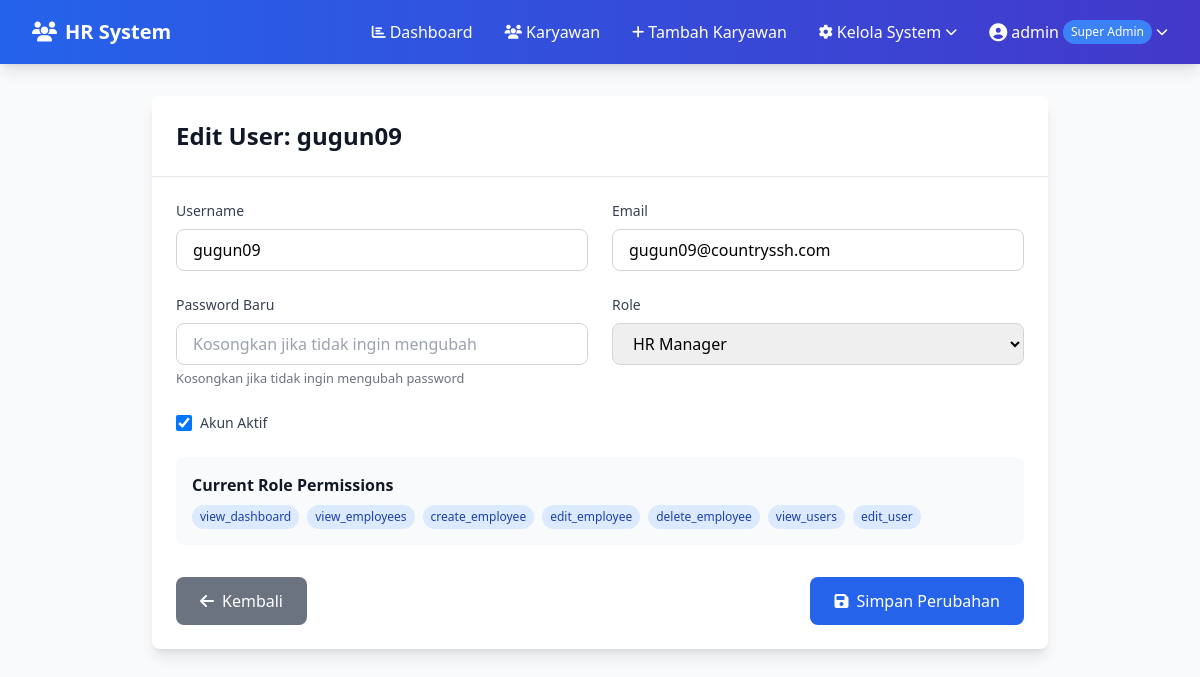
/user/edit/2 (signed in), run on the app's committed database.
### app.py (models this page shows)
class User(db.Model):
    id = db.Column(db.Integer, primary_key=True)
    username = db.Column(db.String(80), unique=True, nullable=False)
    email = db.Column(db.String(120), unique=True, nullable=False)
    password_hash = db.Column(db.String(120), nullable=False)
    role_id = db.Column(db.Integer, db.ForeignKey('role.id'), nullable=False, default=3)
    is_active = db.Column(db.Boolean, default=True)
    created_at = db.Column(db.DateTime, default=datetime.utcnow)
    def has_permission(self, permission):
        if not self.role_obj:
            return False
        return permission in (self.role_obj.permissions or [])
    @property
    def role_name(self):
        return self.role_obj.name if self.role_obj else 'Unknown'
    @property
    def is_super_admin(self):
        return self.role_name == 'Super Admin'

class Role(db.Model):
    id = db.Column(db.Integer, primary_key=True)
    name = db.Column(db.String(50), unique=True, nullable=False)
    description = db.Column(db.String(200))
    permissions = db.Column(db.JSON)
    is_protected = db.Column(db.Boolean, default=False)
    created_at = db.Column(db.DateTime, default=datetime.utcnow)
    users = db.relationship('User', backref='role_obj', lazy=True)

### app.py (the view, shortened to what this page needs)
@app.route('/user/edit/<int:id>', methods=['GET', 'POST'])
@login_required
def edit_user(id):
    user_to_edit = User.query.get_or_404(id)
    current_user = User.query.get(session['user_id'])
    can_edit = False
    can_edit_role = False
    if current_user.is_super_admin:
        can_edit = True
        can_edit_role = True
    elif id == current_user.id:
        can_edit = True
        can_edit_role = False
    else:
        flash('Anda tidak memiliki akses untuk mengedit user ini!', 'error')
        return redirect(url_for('users') if (current_user.has_permission('view_users') or current_user.is_super_admin) else url_for('index'))
    if not can_edit:
        flash('Akses ditolak!', 'error')
        return redirect(url_for('index'))
    roles = Role.query.all() if current_user.is_super_admin else Role.query.filter(Role.name != 'Super Admin').all()
    return render_template('edit_user.html',
                         user_to_edit=user_to_edit,
                         roles=roles,
                         user=current_user,
                         can_edit_role=can_edit_role)

### app.py (called while the page is built)
def login_required(f):
    @wraps(f)
    def decorated_function(*args, **kwargs):
        if 'user_id' not in session:
            flash('Silakan login terlebih dahulu!', 'error')
            return redirect(url_for('login'))
        return f(*args, **kwargs)
    return decorated_function

### templates/edit_user.html (shortened to what this page needs)
{% extends "base.html" %}
{% block content %}
<div class="max-w-4xl mx-auto">
    <div class="bg-white rounded-lg shadow-lg">
        <div class="p-6 border-b border-gray-200">
            <h4 class="text-2xl font-bold text-gray-900">
                {% if user_to_edit.id == session.user_id %}
                    Edit Profil Saya
                {% else %}
                    Edit User: {{ user_to_edit.username }}
                {% endif %}
            </h4>
        </div>
        <div class="p-6">
            <form method="POST">
                <div class="grid grid-cols-1 md:grid-cols-2 gap-6">
                    <div>
                        <label for="username" class="block text-sm font-medium text-gray-700 mb-2">Username </label>
                        <input type="text" class="w-full px-4 py-2 border border-gray-300 rounded-lg focus:ring-2 focus:ring-blue-500 focus:border-blue-500"
                               id="username" name="username" value="{{ user_to_edit.username }}" required>
                    </div>
                    <div>
                        <label for="email" class="block text-sm font-medium text-gray-700 mb-2">Email </label>
                        <input type="email" class="w-full px-4 py-2 border border-gray-300 rounded-lg focus:ring-2 focus:ring-blue-500 focus:border-blue-500"
                               id="email" name="email" value="{{ user_to_edit.email }}" required>
                    </div>
                </div>
                <div class="grid grid-cols-1 md:grid-cols-2 gap-6 mt-6">
                    <div>
                        <label for="password" class="block text-sm font-medium text-gray-700 mb-2">Password Baru</label>
                        <input type="password" class="w-full px-4 py-2 border border-gray-300 rounded-lg focus:ring-2 focus:ring-blue-500 focus:border-blue-500"
                               id="password" name="password" placeholder="Kosongkan jika tidak ingin mengubah">
                        <small class="text-gray-500">Kosongkan jika tidak ingin mengubah password</small>
                    </div>
                    {% if can_edit_role %}
                    <div>
                        <label for="role_id" class="block text-sm font-medium text-gray-700 mb-2">Role </label>
                        <select class="w-full px-4 py-2 border border-gray-300 rounded-lg focus:ring-2 focus:ring-blue-500 focus:border-blue-500"
                                id="role_id" name="role_id" required>
                            {% for role in roles %}
                                <option value="{{ role.id }}" {% if user_to_edit.role_id == role.id %}selected{% endif %}>
                                    {{ role.name }}
                                </option>
                            {% endfor %}
                        </select>
                    </div>
                    {% endif %}
                </div>
                {% if can_edit_role %}
                <div class="mt-6">
                    <div class="flex items-center">
                        <input type="checkbox" class="h-4 w-4 text-blue-600 border-gray-300 rounded focus:ring-blue-500"
                               id="is_active" name="is_active" {% if user_to_edit.is_active %}checked{% endif %}>
                        <label for="is_active" class="ml-2 block text-sm text-gray-700">Akun Aktif</label>
                    </div>
                </div>
                {% endif %}
                {% if can_edit_role and user_to_edit.role_obj %}
                <div class="mt-6 p-4 bg-gray-50 rounded-lg">
                    <h5 class="font-semibold text-gray-900 mb-2">Current Role Permissions</h5>
                    <div class="flex flex-wrap gap-2">
                        {% for permission in user_to_edit.role_obj.permissions %}
                        <span class="inline-block bg-blue-100 text-blue-800 text-xs px-2 py-1 rounded-full">{{ permission }}</span>
                        {% endfor %}
                    </div>
                </div>
                {% endif %}
                <div class="flex justify-between mt-8">
                    <a href="{{ url_for('users') if user.has_permission('view_users') or user.is_super_admin else url_for('index') }}"
                       class="bg-gray-500 text-white px-6 py-3 rounded-lg hover:bg-gray-600 transition duration-200">
                        <i class="fas fa-arrow-left mr-2"></i>Kembali
                    </a>
                    <button type="submit" class="bg-blue-600 text-white px-6 py-3 rounded-lg hover:bg-blue-700 transition duration-200">
                        <i class="fas fa-save mr-2"></i>Simpan Perubahan
                    </button>
                </div>
            </form>
        </div>
    </div>
</div>
{% endblock %}

### templates/base.html (shortened to what this page needs)
<!DOCTYPE html>
<html lang="id">
<head>
    <script src="https://cdn.tailwindcss.com"></script>
    <link href="https://cdnjs.cloudflare.com/ajax/libs/font-awesome/6.4.0/css/all.min.css" rel="stylesheet">
</head>
<body class="bg-gray-50 min-h-screen">
    {% if session.user_id %}
    <nav class="bg-gradient-to-r from-blue-600 to-indigo-700 text-white shadow-lg">
        <div class="max-w-7xl mx-auto px-4 sm:px-6 lg:px-8">
            <div class="flex justify-between h-16">
                <div class="flex items-center">
                    <a href="{{ url_for('index') }}" class="flex items-center space-x-2 text-xl font-bold text-white hover:text-blue-200 transition duration-200">
                        <i class="fas fa-users"></i>
                        <span>HR System</span>
                    </a>
                </div>
                <div class="hidden md:flex items-center space-x-8">
                    <a href="{{ url_for('index') }}" class="text-white hover:text-blue-200 transition duration-200 flex items-center space-x-1">
                        <i class="fas fa-chart-bar text-sm"></i>
                        <span>Dashboard</span>
                    </a>
                    {% if 'view_employees' in session.permissions or session.is_super_admin %}
                    <a href="{{ url_for('employees') }}" class="text-white hover:text-blue-200 transition duration-200 flex items-center space-x-1">
                        <i class="fas fa-users text-sm"></i>
                        <span>Karyawan</span>
                    </a>
                    {% endif %}
                    {% if 'create_employee' in session.permissions or session.is_super_admin %}
                    <a href="{{ url_for('add_employee') }}" class="text-white hover:text-blue-200 transition duration-200 flex items-center space-x-1">
                        <i class="fas fa-plus text-sm"></i>
                        <span>Tambah Karyawan</span>
                    </a>
                    {% endif %}
                    {% if 'view_users' in session.permissions or session.is_super_admin %}
                    <div class="relative group">
                        <button class="text-white hover:text-blue-200 transition duration-200 flex items-center space-x-1">
                            <i class="fas fa-cog text-sm"></i>
                            <span>Kelola System</span>
                            <i class="fas fa-chevron-down text-xs"></i>
                        </button>
                    </div>
                    {% endif %}
                    <div class="relative group">
                        <button class="text-white hover:text-blue-200 transition duration-200 flex items-center space-x-1">
                            <i class="fas fa-user-circle text-lg"></i>
                            <span>{{ session.username }}</span>
                            <span class="text-xs bg-blue-500 px-2 py-1 rounded-full">{{ session.role }}</span>
                            <i class="fas fa-chevron-down text-xs"></i>
                        </button>
                    </div>
                </div>
            </div>
        </div>
    </nav>
    {% endif %}
    <main class="max-w-7xl mx-auto px-4 sm:px-6 lg:px-8 py-8">
        {% block content %}{% endblock %}
    </main>
</body>
</html>

### data on the page
User: username "admin"
Role: role "Super Admin"
User: username "gugun09", email "gugun09@countryssh.com", role_id "HR Manager", is_active "☑"

### other printed values
{{ permission }} "view_dashboard" "view_employees" "create_employee" "edit_employee" "delete_employee" "view_users" "edit_user"
